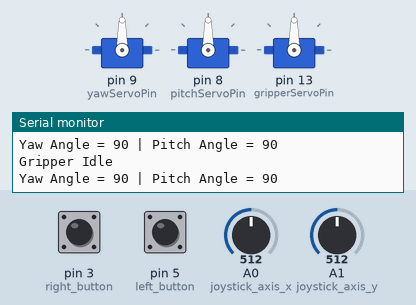
A sketch run on a simulated Arduino Uno, built with avr-gcc and run on an emulated ATmega328P. On the bench: 3 × servo, the last lines printed to the serial monitor. The test bench sets the inputs (shaded band); at power-on: A0 (joystick_axis_x) = 512, A1 (joystick_axis_y) = 512, pin 5 (left_button) HIGH, pin 3 (right_button) HIGH.

Above: at 1.2 s.
1.3 s: A0 (joystick_axis_x) set to 556
At 1.49 s:
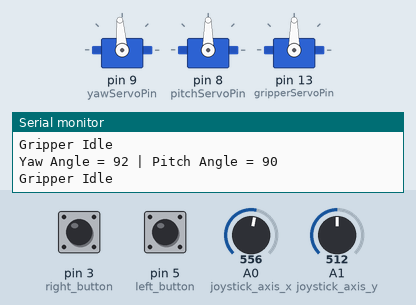
4.3 s: A0 (joystick_axis_x) set to 587
At 5.1 s:
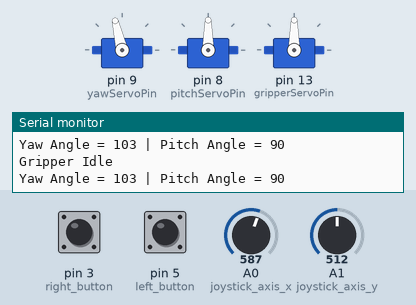
7.3 s: A1 (joystick_axis_y) set to 0
At 7.93 s:
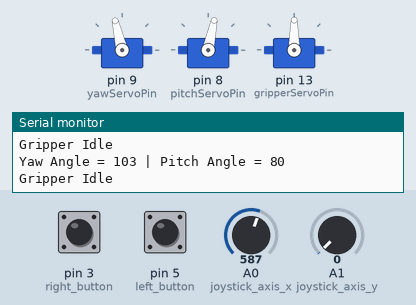
10.3 s: A1 (joystick_axis_y) set to 50
At 12.8 s:
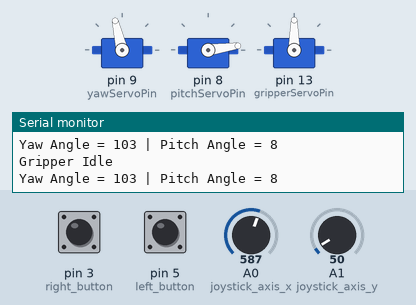
13.3 s: A1 (joystick_axis_y) set to 61
At 14.3 s:
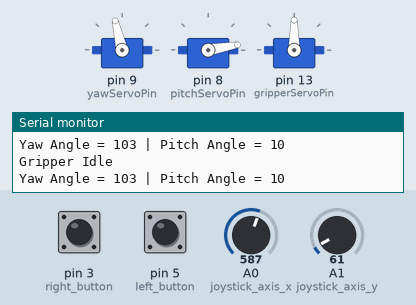
14.8 s: pin 5 (left_button) pulled LOW for 0.15 s
At 15.5 s:
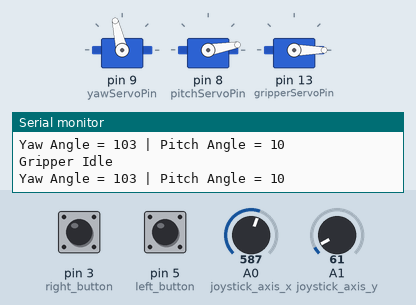
Timing chart, 0 to 17.4 s (numbered marks = the images above; inputs shaded):
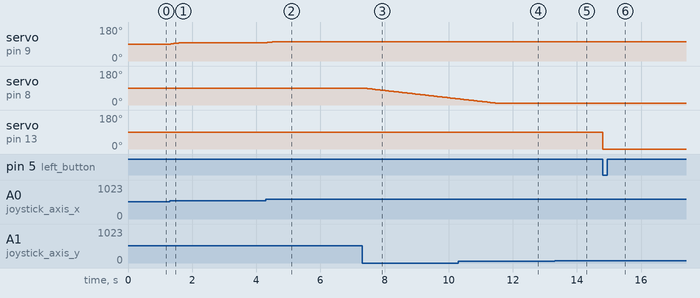

The sketch:

code_yaw_pitch.ino
```cpp
#include <Servo.h>

int joystick_axis_x = A0;
int joystick_axis_y = A1;
int left_button = 5;
int right_button = 3;
int yawServoPin = 9;
int pitchServoPin = 8;
int gripperServoPin = 13;

Servo yawServo;
Servo pitchServo;
Servo gripperServo;

int currentYaw = 90;
int currentPitch = 90;
int gripperClose = 0;
int gripperOpen = 90;

void setup() {
  yawServo.attach(yawServoPin);
  pitchServo.attach(pitchServoPin);
  gripperServo.attach(gripperServoPin);

  yawServo.write(currentYaw);
  pitchServo.write(currentPitch);
  gripperServo.write(gripperOpen);

  pinMode(left_button, INPUT_PULLUP);
  pinMode(right_button, INPUT_PULLUP);

  Serial.begin(9600);
}

void loop() {
  int joystickX = analogRead(joystick_axis_x);
  int joystickY = analogRead(joystick_axis_y);

  int targetYaw = map(joystickX, 0, 1023, 0, 180);
  int targetPitch = map(joystickY, 0, 1023, 0, 180);

  if (currentYaw < targetYaw) {
    currentYaw++;
  } else if (currentYaw > targetYaw) {
    currentYaw--;
  }

  if (currentPitch < targetPitch) {
    currentPitch++;
  } else if (currentPitch > targetPitch) {
    currentPitch--;
  }

  yawServo.write(currentYaw);
  pitchServo.write(currentPitch);

  if (digitalRead(left_button) == LOW) {
    gripperServo.write(gripperClose);
    Serial.println("Gripper Closed");
  }
  else if (digitalRead(right_button) == LOW) {
    gripperServo.write(gripperOpen);
    Serial.println("Gripper Opened");
  }
  else {
    Serial.println("Gripper Idle");
  }

  Serial.print("Yaw Angle = ");
  Serial.print(currentYaw);
  Serial.print(" | Pitch Angle = ");
  Serial.println(currentPitch);

  delay(20);
}
```

Measured:
- after the input at 1.3 s, servo on pin 9 (yawServoPin): 90° → 97° at once
- after the input at 4.3 s, servo on pin 9 (yawServoPin): 97° → 103° at once
- after the input at 7.3 s, servo on pin 8 (pitchServoPin): moves from 90° to 33° over 2.9 s, starting after 0.05 s
- after the input at 10.3 s, servo on pin 8 (pitchServoPin): goes on until 11.6 s, then stays 8°
- after the input at 13.3 s, servo on pin 8 (pitchServoPin): 8° → 10° after 0.05 s
- after the input at 14.8 s, servo on pin 13 (gripperServoPin): 90° → 0° at once
